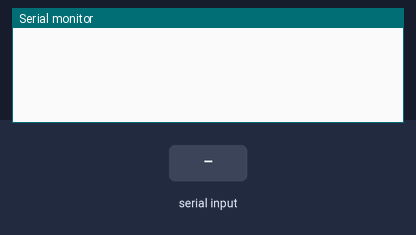
A sketch run on a simulated Arduino Uno, built with avr-gcc and run on an emulated ATmega328P. Parts: the last lines printed to the serial monitor. Inputs (shaded band) come from the test bench.

Above: at 1.2 s.
1.3 s: "A" received over Serial
At 1.9 s:
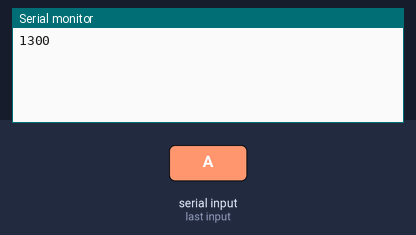
2.8 s: "D" received over Serial
At 4.0 s:
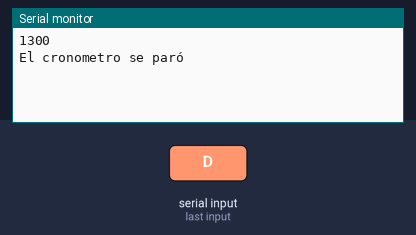
4.3 s: "R" received over Serial
At 5.4 s:
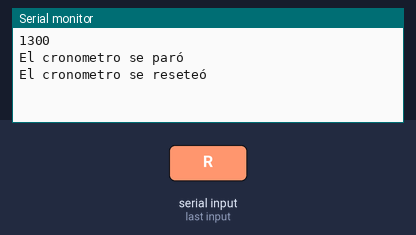

Measured:
- after the input at 1.3 s, the serial monitor: prints a new line at once (image 1)
- after the input at 2.8 s, the serial monitor: prints a new line at once (image 2)
- after the input at 4.3 s, the serial monitor: prints a new line at once (image 3)

The sketch:

ej4-tp6__1_.ino
```cpp
 class Timer {
  public:
  unsigned long hora;
  void funcionamientoTimer(class Timer, char);
 };

void setup() {

  Serial.begin(9600);

}

void loop() {

   Timer Cronometro;
   char caracterLeido;
   //delay(1000);
   if (Serial.available() > 0) {
   caracterLeido = Serial.read();
   }
   Cronometro.funcionamientoTimer(Cronometro,caracterLeido);
}
void Timer::funcionamientoTimer(class Timer Objeto, char caracterLeido){
  if(caracterLeido=='A'){
    Objeto.hora=millis();
    Serial.println(Objeto.hora);
    }
  if(caracterLeido=='D'){
    Serial.println("El cronometro se paró");
    }
   if(caracterLeido=='R'){
    Objeto.hora=0;
    Serial.println("El cronometro se reseteó");
    }
  }
```
